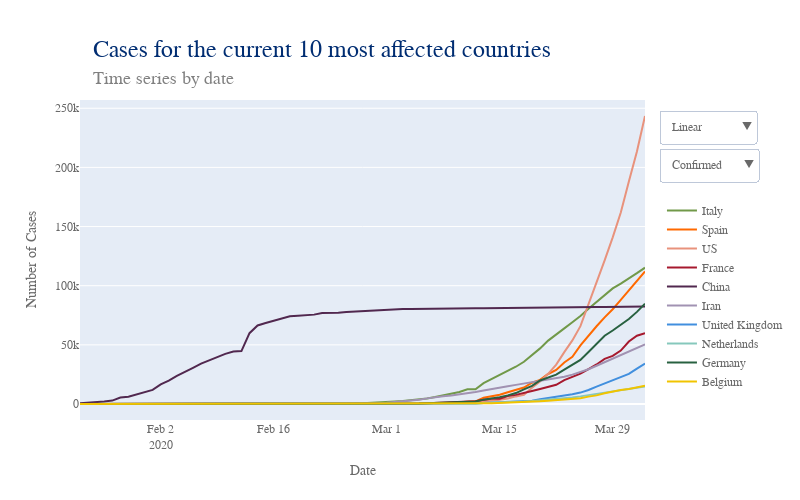

The notebook cell saved with this chart:
### Markdown cell above
## <span style="color:orange">Timelines</span>
<hr style="border: 1px solid #D3D3D3" >

### Code cell
# Plot timeline confirmed top ten countries

# Plot

data = []
for i, c in enumerate(top10_country):
    data.append(go.Scatter(x = df_merged[df_merged['Country/Region'] == c].dt,
                           y = df_merged[df_merged['Country/Region'] == c].confirmed,
                           name = c,
                           marker = dict(color = top10_col[i]),
                           hoverinfo = 'text+y',
                           hovertext = c,
                           hoverlabel = dict(bordercolor = top10_col[i], 
                                 bgcolor = 'white', 
                                 font = dict(color = top10_col[i])),
                          ))
    data.append(go.Scatter(x = df_merged[df_merged['Country/Region'] == c].dt,
                           y = df_merged[df_merged['Country/Region'] == c].deaths,
                           name = c,
                           marker = dict(color = top10_col[i]),
                           hoverinfo = 'text+y',
                           hovertext = c,
                           hoverlabel = dict(bordercolor = top10_col[i], 
                                 bgcolor = 'white', 
                                 font = dict(color = top10_col[i])),
                           showlegend = False,
                           visible = False
                          ))

conf_visible = [True, False, True, False, True, False, True, False, True, False, 
                True, False, True, False, True, False, True, False, True, False] 
death_visible = [False, True, False, True, False, True, False, True, False, True, 
                 False, True, False, True, False, True, False, True, False, True]

lay = go.Layout(width = 800, 
                height = 500, 
                #bargap = 0.2,
                xaxis = dict(title='Date',
                             nticks = 10,
                             rangemode = 'nonnegative',
                             zeroline = False,
                             showgrid = False,
                            ),
                yaxis = dict(title='Number of Cases',
                             type = 'linear',
                            ),
                hovermode = 'closest',
                font = dict(size = label_size,
                            family = label_font,
                            color = label_col,
                           ),
                legend = dict(x = 1.03, 
                              y = 0.7),
                annotations=[dict(x = 0.02,
                                  y = 1.2,
                                  showarrow = False,
                                  text = 'Cases for the current 10 most affected countries',
                                  xref = 'paper',
                                  yref = 'paper',
                                  font=dict(
                                      family = title_font,
                                      size = title_size,
                                      color = title_col,),
                                 ),
                             dict(x = 0.02,
                                  y = 1.1,
                                  showarrow = False,
                                  text = 'Time series by date',
                                  xref = 'paper',
                                  yref = 'paper',
                                  font=dict(
                                      family = subtitle_font,
                                      size = subtitle_size,
                                      color = subtitle_col,),
                                 ),
                            ],
                updatemenus=[dict(buttons=list([dict(args = ["yaxis.type", 'linear'],
                                                     label = 'Linear',
                                                     method = 'relayout'
                                                    ),
                                                dict(
                                                    args = ["yaxis.type", 'log'],
                                                    label = 'Logarithmic',
                                                    method = 'relayout'
                                                )
                                               ]),
                                  direction = "down",
                                  pad = {"r": 10, "t": 10},
                                  showactive = True,
                                  x = 1.025,
                                  xanchor = 'left',
                                  y = 1.00,
                                  yanchor = 'top'
                                 ),
                             dict(buttons=list([dict(args = [{'visible': conf_visible, 'showlegend' : True }],
                                                     label = 'Confirmed   ',
                                                     method = 'restyle'
                                                    ),
                                                dict(args = [{'visible': death_visible, 'showlegend' : True }],
                                                     label = 'Deaths',
                                                     method = 'restyle'
                                                    ),
                                               ]),
                                  direction = "down",
                                  pad = {"r": 10, "t": 10},
                                  showactive = True,
                                  x = 1.025,
                                  xanchor = 'left',
                                  y = 0.88,
                                  yanchor = 'top'
                                 ),
                            ]
               )


fig = dict(data=data, layout=lay)
plotly.offline.iplot(fig)
